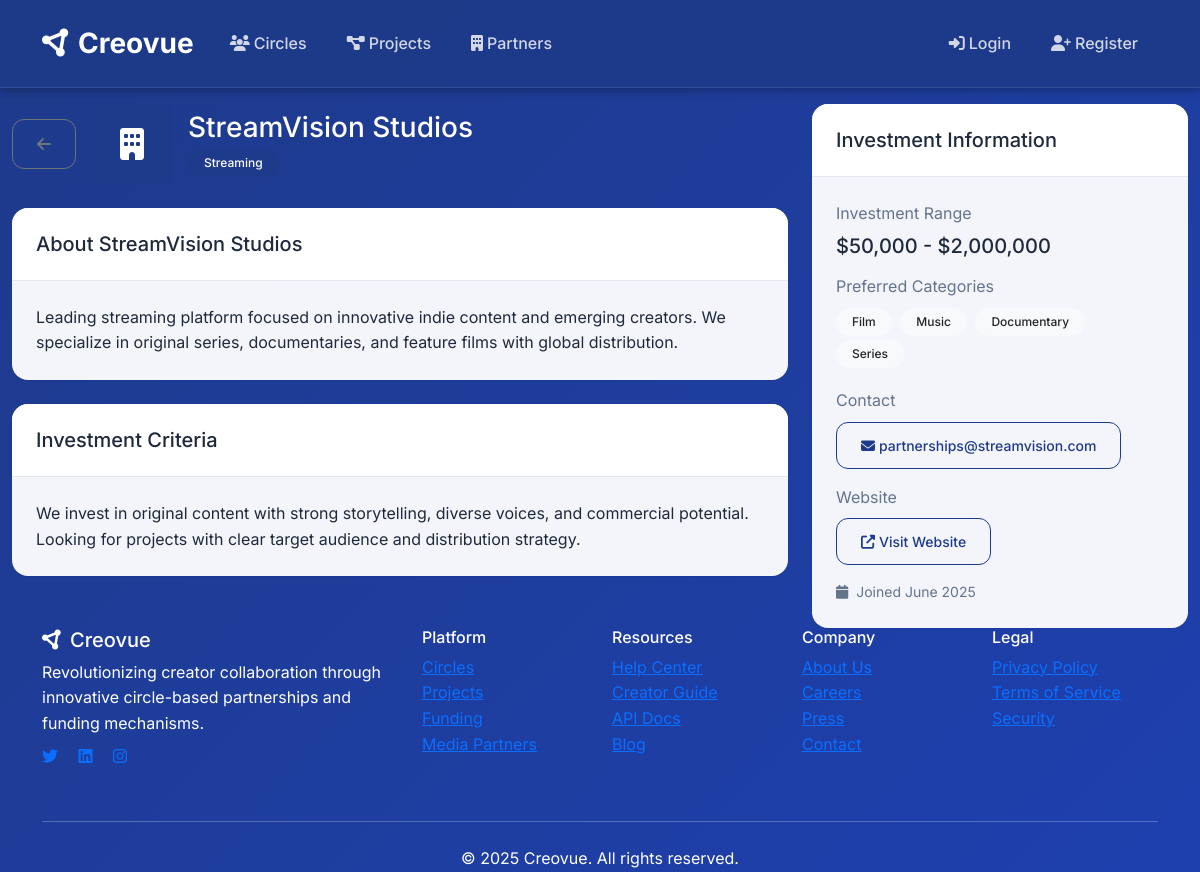
Page /media-houses/1 on the committed database.
### models.py (models this page shows, shortened)
class MediaHouse(db.Model):
    id = db.Column(db.Integer, primary_key=True)
    name = db.Column(db.String(200), nullable=False)
    description = db.Column(Text)
    industry = db.Column(db.String(100))  # streaming, tv, film, music, etc.
    website = db.Column(db.String(200))
    contact_email = db.Column(db.String(120))
    logo_url = db.Column(db.String(300))
    investment_range_min = db.Column(db.Float, default=0)
    investment_range_max = db.Column(db.Float, default=0)
    preferred_categories = db.Column(db.String(500))  # comma-separated list
    investment_criteria = db.Column(Text)
    is_active = db.Column(db.Boolean, default=True)
    created_at = db.Column(db.DateTime, default=datetime.utcnow)
    investments = db.relationship('MediaHouseInvestment', backref='media_house', lazy=True)

### routes.py (the view)
@media_houses.route('/<int:id>')
def detail(id):
    media_house = MediaHouse.query.get_or_404(id)
    recent_investments = MediaHouseInvestment.query.filter_by(
        media_house_id=media_house.id
    ).order_by(desc(MediaHouseInvestment.investment_date)).limit(5).all()
    return render_template('media_houses/detail.html',
                         media_house=media_house,
                         recent_investments=recent_investments)

### templates/media_houses/detail.html (shortened to what this page needs)
{% extends "base.html" %}
{% block content %}
<div class="container-fluid">
    <div class="row">
        <div class="col-lg-8">
            <div class="d-flex align-items-center mb-4">
                <a href="{{ url_for('media_houses.list') }}" class="btn btn-outline-secondary me-3">
                    <i class="fas fa-arrow-left"></i>
                </a>
                <div class="d-flex align-items-center">
                    {% if media_house.logo_url %}
                    <img src="{{ media_house.logo_url }}" alt="{{ media_house.name }}"
                         class="rounded me-3" style="width: 80px; height: 80px; object-fit: cover;">
                    {% else %}
                    <div class="bg-primary rounded d-flex align-items-center justify-content-center me-3"
                         style="width: 80px; height: 80px;">
                        <i class="fas fa-building text-white fa-2x"></i>
                    </div>
                    {% endif %}
                    <div>
                        <h1 class="h3 mb-1">{{ media_house.name }}</h1>
                        {% if media_house.industry %}
                        <span class="badge bg-primary">{{ media_house.industry|title }}</span>
                        {% endif %}
                    </div>
                </div>
            </div>
            {% if media_house.description %}
            <div class="card mb-4">
                <div class="card-header">
                    <h5 class="mb-0">About {{ media_house.name }}</h5>
                </div>
                <div class="card-body">
                    <p class="mb-0">{{ media_house.description }}</p>
                </div>
            </div>
            {% endif %}
            {% if media_house.investment_criteria %}
            <div class="card mb-4">
                <div class="card-header">
                    <h5 class="mb-0">Investment Criteria</h5>
                </div>
                <div class="card-body">
                    <p class="mb-0">{{ media_house.investment_criteria }}</p>
                </div>
            </div>
            {% endif %}
        </div>
        <div class="col-lg-4">
            <div class="card">
                <div class="card-header">
                    <h5 class="mb-0">Investment Information</h5>
                </div>
                <div class="card-body">
                    {% if media_house.investment_range_min > 0 %}
                    <div class="mb-3">
                        <label class="form-label text-muted">Investment Range</label>
                        <div class="h5">${{ "{:,.0f}".format(media_house.investment_range_min) }} - ${{ "{:,.0f}".format(media_house.investment_range_max) }}</div>
                    </div>
                    {% endif %}
                    {% if media_house.preferred_categories %}
                    <div class="mb-3">
                        <label class="form-label text-muted">Preferred Categories</label>
                        <div>
                            {% for category in media_house.preferred_categories.split(',') %}
                            <span class="badge bg-light text-dark me-1 mb-1">{{ category.strip()|title }}</span>
                            {% endfor %}
                        </div>
                    </div>
                    {% endif %}
                    {% if media_house.contact_email %}
                    <div class="mb-3">
                        <label class="form-label text-muted">Contact</label>
                        <div>
                            <a href="mailto:{{ media_house.contact_email }}" class="btn btn-outline-primary btn-sm">
                                <i class="fas fa-envelope me-1"></i>{{ media_house.contact_email }}
                            </a>
                        </div>
                    </div>
                    {% endif %}
                    {% if media_house.website %}
                    <div class="mb-3">
                        <label class="form-label text-muted">Website</label>
                        <div>
                            <a href="{{ media_house.website }}" target="_blank" class="btn btn-outline-primary btn-sm">
                                <i class="fas fa-external-link-alt me-1"></i>Visit Website
                            </a>
                        </div>
                    </div>
                    {% endif %}
                    <div class="text-muted small">
                        <i class="fas fa-calendar me-1"></i>
                        Joined {{ media_house.created_at.strftime('%B %Y') }}
                    </div>
                </div>
            </div>
        </div>
    </div>
</div>
{% endblock %}

### static/css/style.css (style rules this page uses)
:root { --primary-color: #1e3a8a; --primary-light: #3b82f6; --primary-dark: #1e40af; --secondary-color: #64748b; --accent-color: #06b6d4; --success-color: #10b981; --warning-color: #f59e0b; --danger-color: #ef4444; --background-light: #f8fafc; --background-card: #ffffff; --text-dark: #1e293b; --text-muted: #64748b; --border-light: #e2e8f0; --shadow-sm: 0 1px 2px 0 rgba(0, 0, 0, 0.05); --shadow-md: 0 4px 6px -1px rgba(0, 0, 0, 0.1), 0 2px 4px -1px rgba(0, 0, 0, 0.06); --shadow-lg: 0 10px 15px -3px rgba(0, 0, 0, 0.1), 0 4px 6px -2px rgba(0, 0, 0, 0.05); }
body { font-family: 'Inter', -apple-system, BlinkMacSystemFont, 'Segoe UI', Roboto, sans-serif; background-color: var(--primary-color); background: linear-gradient(135deg, var(--primary-color) 0%, var(--primary-dark) 100%); color: white; line-height: 1.6; min-height: 100vh; }
.btn { font-weight: 500; border-radius: 0.75rem; transition: all 0.2s ease; padding: 0.75rem 1.5rem; }
.btn-outline-primary { border-color: var(--primary-color); color: var(--primary-color); background: transparent; }
.card { border: none; box-shadow: var(--shadow-sm); border-radius: 1rem; background-color: rgba(255, 255, 255, 0.95); transition: all 0.3s ease; color: var(--text-dark); }
.card-header { background-color: var(--background-card); border-bottom: 1px solid var(--border-light); border-radius: 1rem 1rem 0 0 !important; padding: 1.5rem; }
.card-body { padding: 1.5rem; }
.badge { font-weight: 500; padding: 0.5rem 1rem; border-radius: 2rem; font-size: 0.75rem; }
.bg-primary { background-color: var(--primary-color) !important; }
.text-muted { color: var(--text-muted) !important; }

### rows in the picture
MediaHouse: name "StreamVision Studios", industry "Streaming", description "Leading streaming platform focused on innovative indie content and emerging creators. We specialize in original series, documentaries, and feature films with global distribution.", investment_criteria "We invest in original content with strong storytelling, diverse voices, and commercial potential. Looking for projects with clear target audience and distribution strategy.", investment_range_min "50,000", investment_range_max "2,000,000", contact_email "partnerships@streamvision.com", created_at "June 2025"

### other values in the picture
{{ category.strip()|title }} "Film" "Music" "Documentary" "Series"
